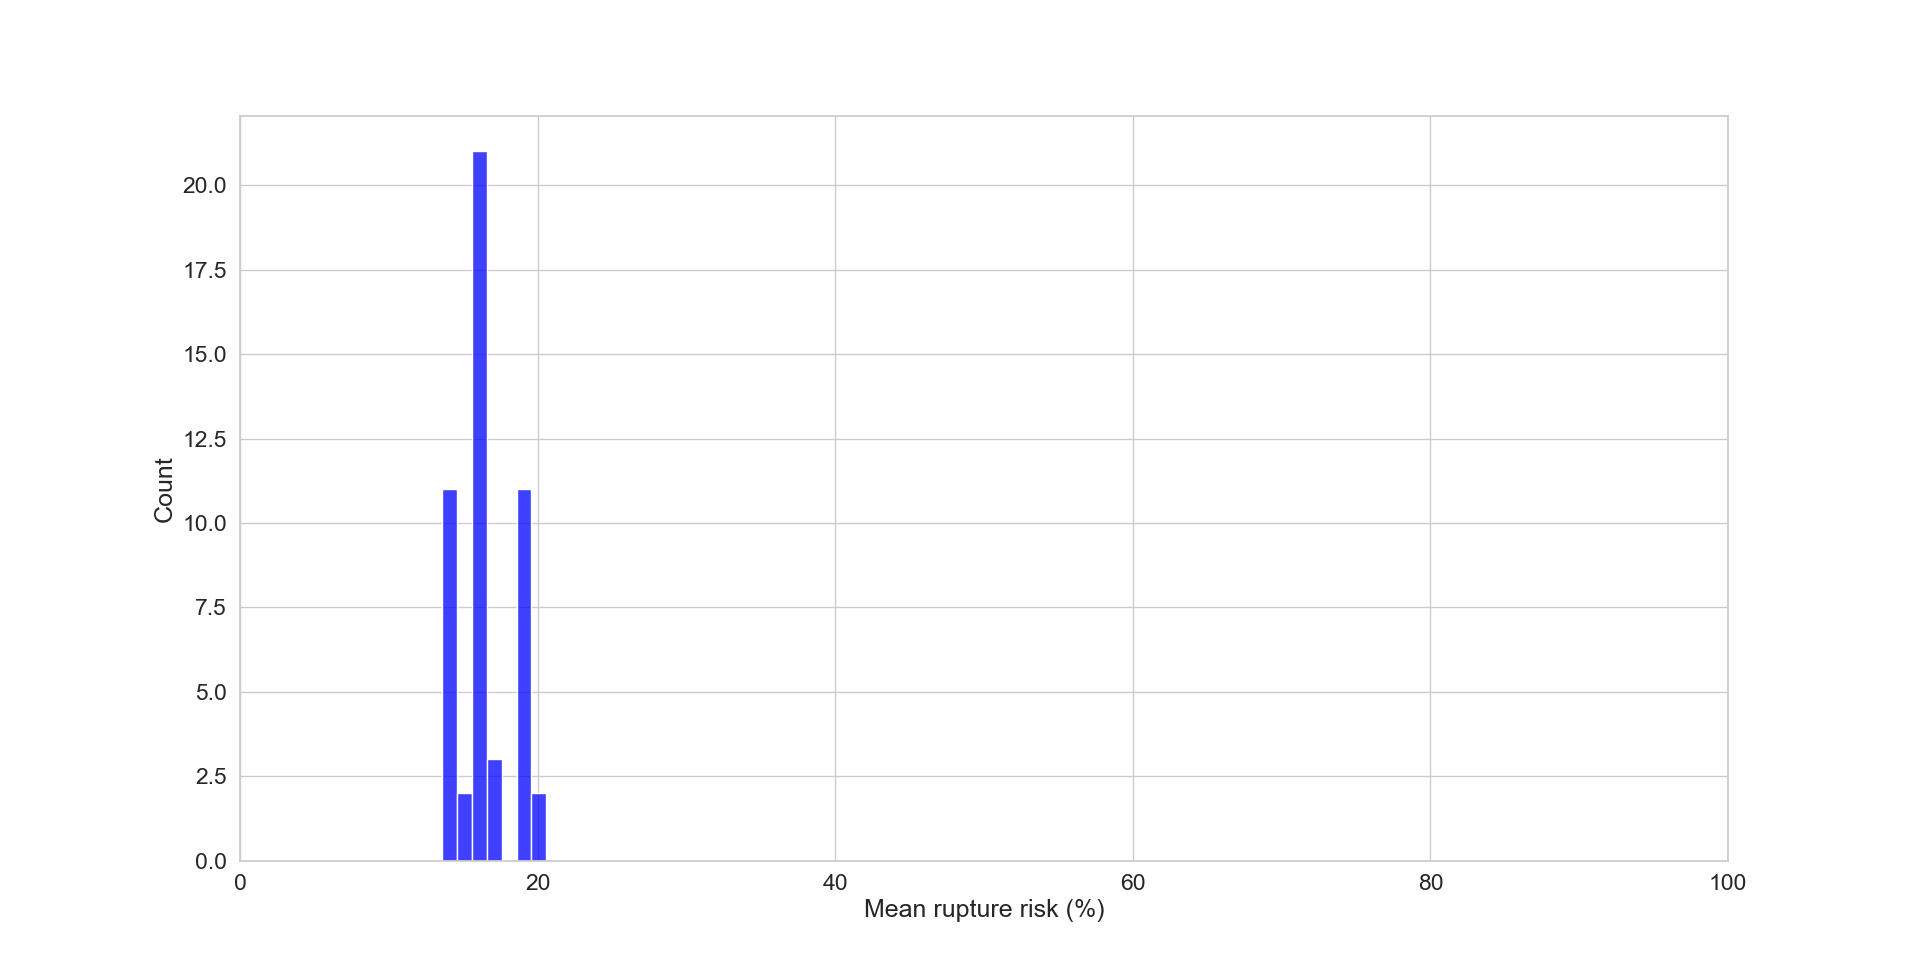

Reproduce this figure in Python.
import pandas as pd
import seaborn as sns
import matplotlib.pyplot as plt
from pathlib import Path

# Load the data
data = pd.read_csv(Path(__file__).parent / 'data.csv')

# Apply filters similar to the SQL conditions
filtered_data = data[
    (data["Injection location"].isnull()) &
    (data["Blood pressure hypotension"] == 'normal') &
    (data["CVP pressure"] == 'normal')
]

# Set the seaborn theme for aesthetics
sns.set_theme(style="whitegrid", font_scale=1.5)

# Plot the histogram
plt.figure(figsize=(10, 6))
ax = sns.histplot(filtered_data['Mean rupture risk (%)'], kde=False, color='blue')
plt.grid(True)

# Using plt.setp() to set multiple properties
plt.setp(ax, xlabel='Mean rupture risk (%)', ylabel='Count', xlim=[0, 100])

# Show the plot
plt.show()
